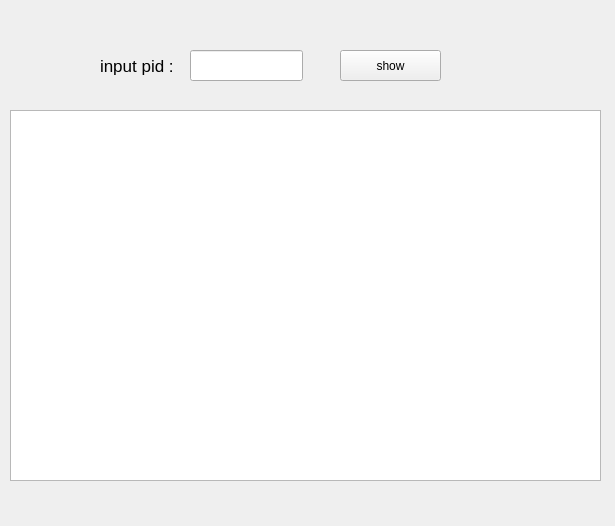
<?xml version="1.0" encoding="UTF-8"?>
<ui version="4.0">
 <class>viewProcessUseFiles</class>
 <widget class="QDockWidget" name="viewProcessUseFiles">
  <property name="geometry">
   <rect>
    <x>0</x>
    <y>0</y>
    <width>615</width>
    <height>526</height>
   </rect>
  </property>
  <property name="windowTitle">
   <string>DockWidget</string>
  </property>
  <widget class="QWidget" name="dockWidgetContents">
   <widget class="QTextBrowser" name="filelist">
    <property name="geometry">
     <rect>
      <x>10</x>
      <y>110</y>
      <width>591</width>
      <height>371</height>
     </rect>
    </property>
   </widget>
   <widget class="QLineEdit" name="pid">
    <property name="geometry">
     <rect>
      <x>190</x>
      <y>50</y>
      <width>113</width>
      <height>31</height>
     </rect>
    </property>
   </widget>
   <widget class="QLabel" name="label">
    <property name="geometry">
     <rect>
      <x>100</x>
      <y>50</y>
      <width>81</width>
      <height>31</height>
     </rect>
    </property>
    <property name="font">
     <font>
      <pointsize>13</pointsize>
     </font>
    </property>
    <property name="text">
     <string>input pid :</string>
    </property>
   </widget>
   <widget class="QPushButton" name="show">
    <property name="geometry">
     <rect>
      <x>340</x>
      <y>50</y>
      <width>101</width>
      <height>31</height>
     </rect>
    </property>
    <property name="text">
     <string>show</string>
    </property>
   </widget>
  </widget>
 </widget>
 <resources/>
 <connections/>
</ui>
